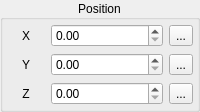
              <widget class="QGroupBox" name="groupBox">
               <property name="title">
                <string>Position</string>
               </property>
               <property name="alignment">
                <set>Qt::AlignmentFlag::AlignCenter</set>
               </property>
               <layout class="QGridLayout" name="gridLayout_9" columnstretch="1,3,0">
                <property name="leftMargin">
                 <number>4</number>
                </property>
                <property name="topMargin">
                 <number>4</number>
                </property>
                <property name="rightMargin">
                 <number>4</number>
                </property>
                <property name="bottomMargin">
                 <number>4</number>
                </property>
                <item row="0" column="2">
                 <widget class="QToolButton" name="XPositionLockButton">
                  <property name="text">
                   <string>...</string>
                  </property>
                  <property name="icon">
                   <iconset resource="../../resources.qrc">
                    <normaloff>:/icons/icons8-unlocked-48.png</normaloff>
                    <normalon>:/icons/icons8-locked-48.png</normalon>:/icons/icons8-unlocked-48.png</iconset>
                  </property>
                  <property name="iconSize">
                   <size>
                    <width>20</width>
                    <height>20</height>
                   </size>
                  </property>
                  <property name="checkable">
                   <bool>true</bool>
                  </property>
                 </widget>
                </item>
                <item row="0" column="0">
                 <widget class="QLabel" name="label_12">
                  <property name="text">
                   <string>X</string>
                  </property>
                  <property name="alignment">
                   <set>Qt::AlignmentFlag::AlignCenter</set>
                  </property>
                 </widget>
                </item>
                <item row="1" column="1">
                 <widget class="QDoubleSpinBox" name="YPositionDoubleSpinBox"/>
                </item>
                <item row="1" column="0">
                 <widget class="QLabel" name="label_14">
                  <property name="text">
                   <string>Y</string>
                  </property>
                  <property name="alignment">
                   <set>Qt::AlignmentFlag::AlignCenter</set>
                  </property>
                 </widget>
                </item>
                <item row="2" column="1">
                 <widget class="QDoubleSpinBox" name="ZPositionDoubleSpinBox"/>
                </item>
                <item row="0" column="1">
                 <widget class="QDoubleSpinBox" name="XPositionDoubleSpinBox"/>
                </item>
                <item row="2" column="0">
                 <widget class="QLabel" name="label_15">
                  <property name="text">
                   <string>Z</string>
                  </property>
                  <property name="alignment">
                   <set>Qt::AlignmentFlag::AlignCenter</set>
                  </property>
                 </widget>
                </item>
                <item row="1" column="2">
                 <widget class="QToolButton" name="YPositionLockButton">
                  <property name="text">
                   <string>...</string>
                  </property>
                  <property name="icon">
                   <iconset resource="../../resources.qrc">
                    <normaloff>:/icons/icons8-unlocked-48.png</normaloff>
                    <normalon>:/icons/icons8-locked-48.png</normalon>:/icons/icons8-unlocked-48.png</iconset>
                  </property>
                  <property name="iconSize">
                   <size>
                    <width>20</width>
                    <height>20</height>
                   </size>
                  </property>
                  <property name="checkable">
                   <bool>true</bool>
                  </property>
                 </widget>
                </item>
                <item row="2" column="2">
                 <widget class="QToolButton" name="ZPositionLockButton">
                  <property name="text">
                   <string>...</string>
                  </property>
                  <property name="icon">
                   <iconset resource="../../resources.qrc">
                    <normaloff>:/icons/icons8-unlocked-48.png</normaloff>
                    <normalon>:/icons/icons8-locked-48.png</normalon>:/icons/icons8-unlocked-48.png</iconset>
                  </property>
                  <property name="iconSize">
                   <size>
                    <width>20</width>
                    <height>20</height>
                   </size>
                  </property>
                  <property name="checkable">
                   <bool>true</bool>
                  </property>
                 </widget>
                </item>
               </layout>
              </widget>
